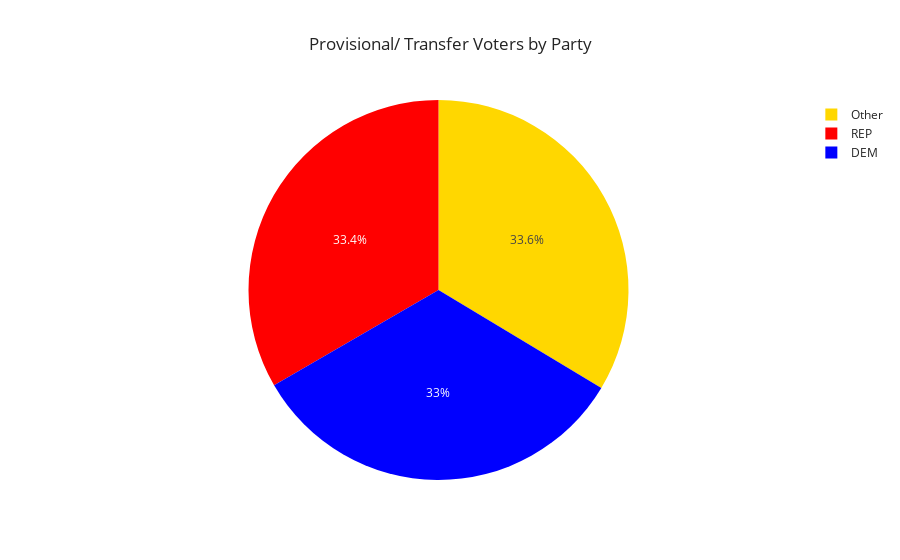

This figure's notebook cell:
### Code cell
get_pie_count(elec_df, 'Gen_2020', 'party_grp', 'Other',
              title='Provisional/ Transfer Voters by Party')

### Figure 1 — Plotly figure (JSON) as saved in the notebook; plotly's stock layout.template omitted (floating-point values rounded to 4 significant figures)
{"data": [{"customdata": [["DEM"], ["Other"], ["REP"]], "domain": {"x": [0, 1], "y": [0, 1]}, "hovertemplate": "Party=%{customdata[0]}<br>Count=%{value}<extra></extra>", "labels": ["DEM", "Other", "REP"], "legendgroup": "", "marker": {"colors": ["blue", "gold", "red"]}, "name": "", "showlegend": true, "type": "pie", "values": [7739, 7877, 7816]}], "layout": {"legend": {"tracegroupgap": 0}, "title": {"text": "Provisional/ Transfer Voters by Party"}}}
